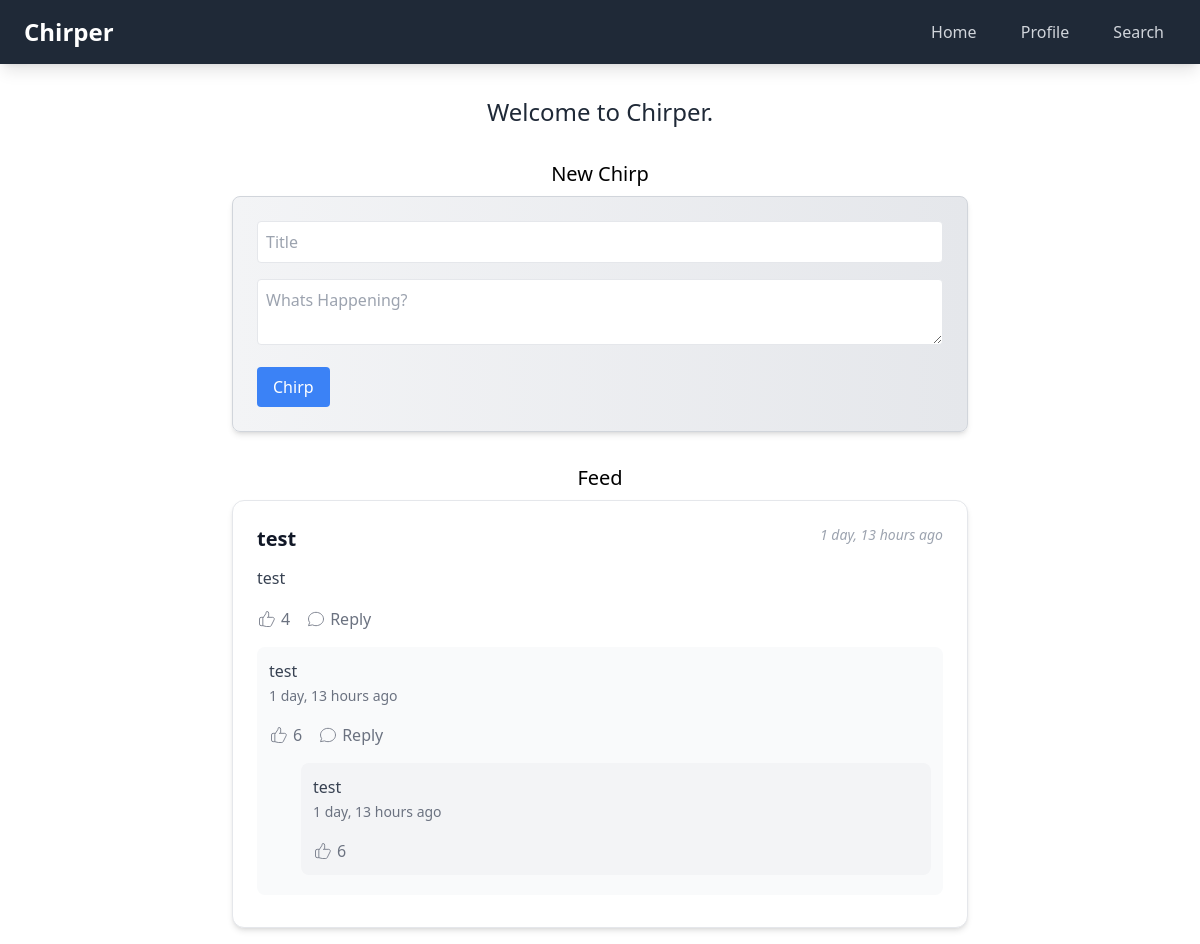
Before: / with the older database file.
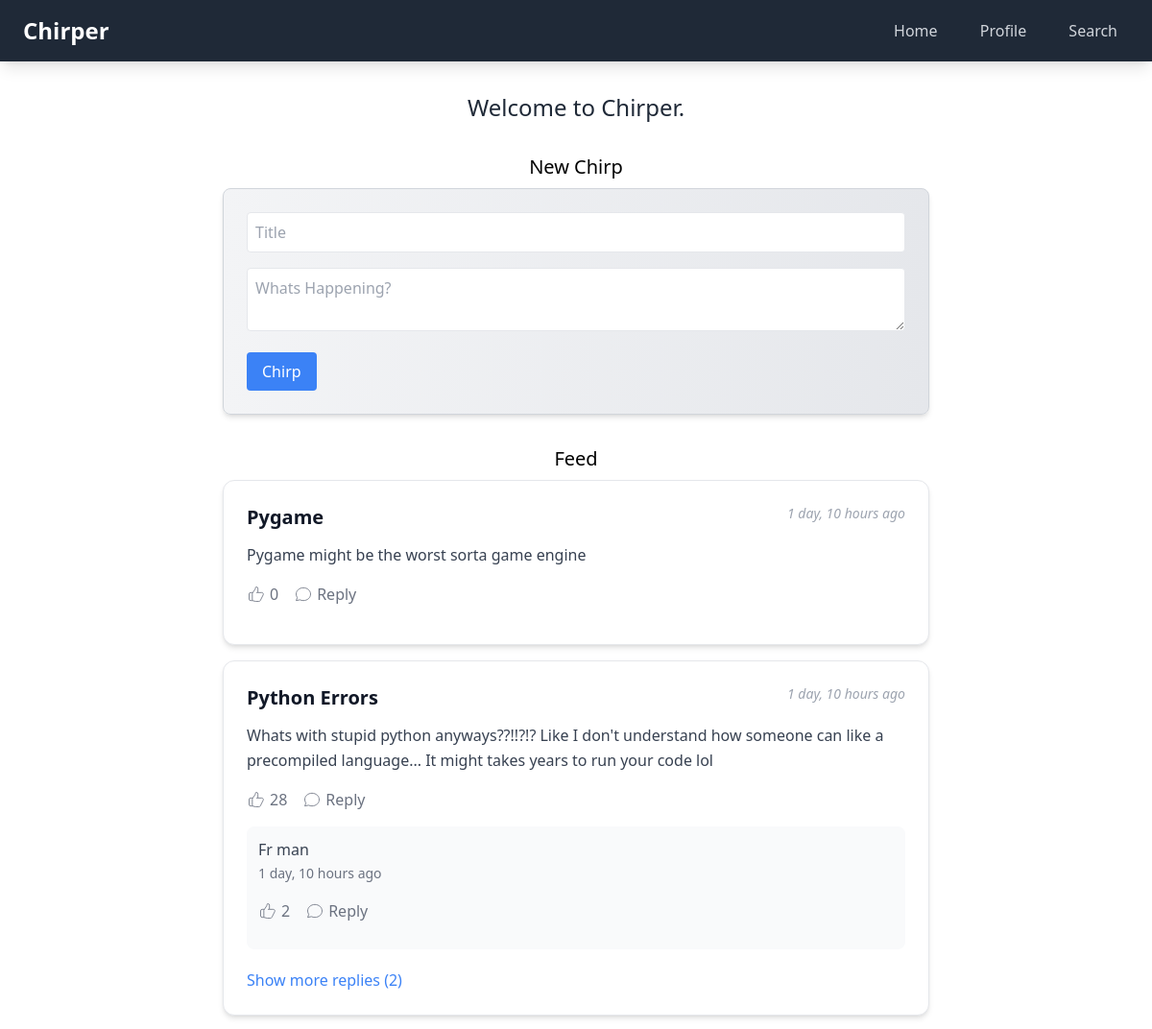
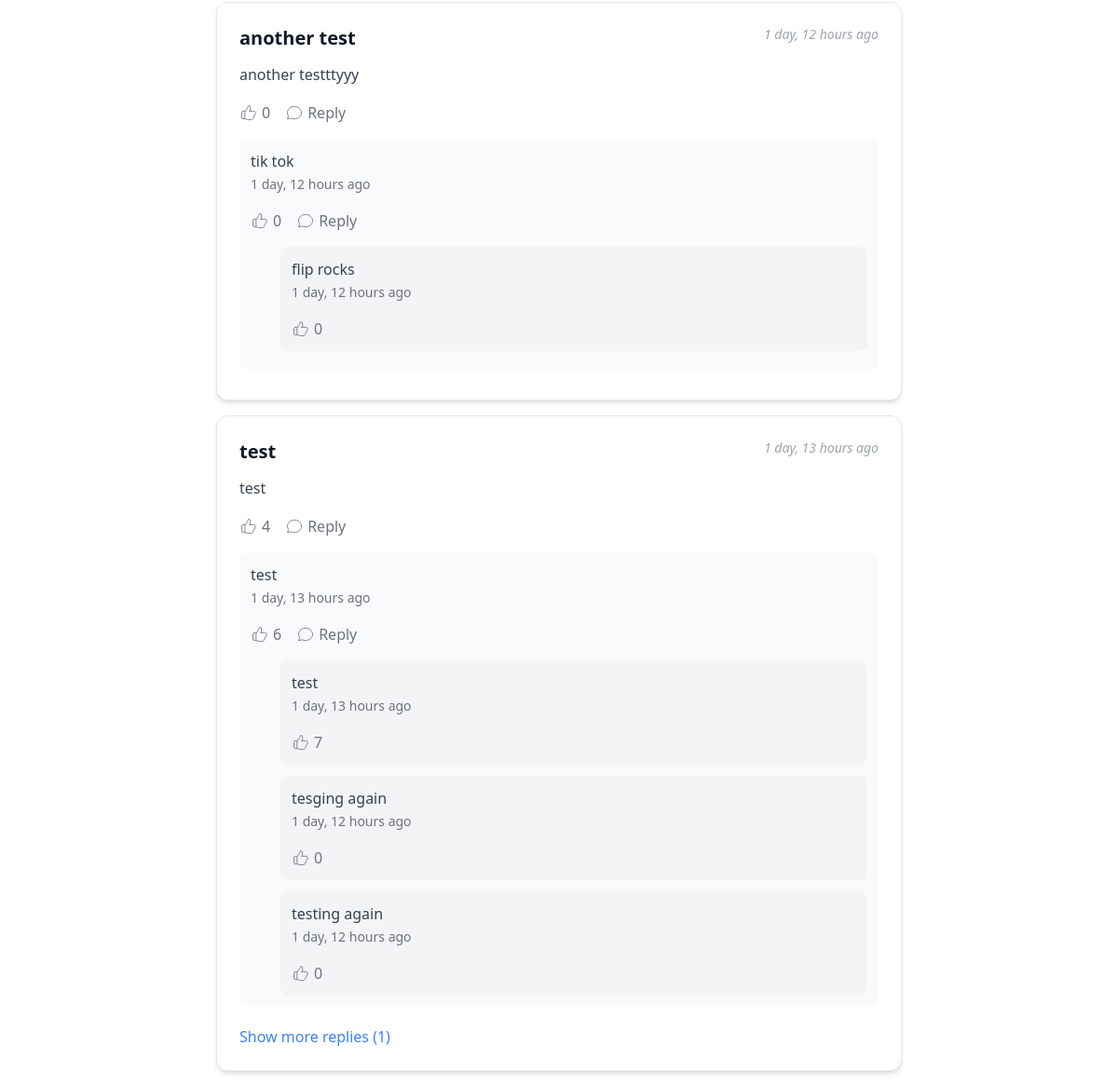
After: the same page with the newer database file (2 pictures, top to bottom).
### Chirper_app/models.py (models this page shows, shortened)
class Chirp(models.Model):
    id = models.UUIDField(primary_key=True, default=uuid.uuid4, editable=False)
    title = models.CharField(max_length=50)
    content = models.TextField(max_length=255)
    created_at = models.DateTimeField(auto_now_add=True)
    like_count = models.IntegerField(default=0)

class Reply(models.Model):
    id = models.UUIDField(primary_key=True, default=uuid.uuid4, editable=False)
    content = models.TextField(max_length=255)
    created_at = models.DateTimeField(auto_now_add=True)
    like_count = models.IntegerField(default=0)
    is_chirp_reply = models.BooleanField(default=True)
    chirp = models.ForeignKey(Chirp, on_delete=models.CASCADE, related_name='replies', null=True, blank=True)
    parent_reply = models.ForeignKey('self', on_delete=models.CASCADE, related_name='replies', null=True, blank=True)

### Chirper_app/views.py (the view)
# urls.py: 2. Add a URL to urlpatterns:  path('', views.home, name='home')
def home(request):
    chirps = Chirp.objects.all().order_by('-created_at')
    return render(request, 'home.html', {
        'chirps' : chirps
    })

### Chirper_app/templates/home.html (shortened to what this page needs)
{% extends 'base.html' %}
{% load static %}
{% block content %}
    <div class="max-w-3xl mx-auto px-4">
        <h1 class="text-gray-800 text-2xl text-center mb-8">Welcome to Chirper.</h1>
        <h3 class="text-black text-xl text-center mb-2">New Chirp</h3>
        <section class="bg-gradient-to-r from-gray-100 to-gray-200 shadow-md mx-auto mb-8 border border-gray-300 rounded-lg p-6 hover:shadow-lg transition-shadow">
            <form hx-post="{% url 'create_chirp' %}" hx-target="#chirp-list">
                <div class="space-y-4">
                    <input type="text" name="title" class="w-full p-2 border rounded" placeholder="Title">
                    <textarea name="content" class="w-full p-2 border rounded" placeholder="Whats Happening?"></textarea>
                    <button class="bg-blue-500 text-white px-4 py-2 rounded hover:bg-blue-600">Chirp</button>
                </div>
            </form>
        </section>
        <h3 class="text-black text-xl text-center mb-2">Feed</h3>
        <div class="space-y-4">
            <div id="chirp-list">
                {% include 'chirp_list.html' %}
            </div>
        </div>
    </div>
{% endblock %}

### Chirper_app/templates/base.html (shortened to what this page needs)
{% load static %}
<!DOCTYPE html>
<html>
<head>
    <script src="https://cdn.tailwindcss.com"></script>
</head>
<body hx-headers='{"X-CSRFToken": "{{ csrf_token }}"}'>
    <nav class="bg-gray-800 p-4 shadow-lg">
        <div class="max-w-6xl mx-auto flex justify-between items-center">
            <a href="{% url 'home' %}" class="text-white text-2xl font-bold hover:text-gray-300">Chirper</a>
            <div class="space-x-4">
                <a href="{% url 'home' %}" class="text-gray-300 hover:text-white px-3 py-2 rounded-md hover:bg-gray-700">Home</a>
                <a href="{% url 'account' %}" class="text-gray-300 hover:text-white px-3 py-2 rounded-md hover:bg-gray-700">Profile</a>
                <a href="{% url 'search' %}" class="text-gray-300 hover:text-white px-3 py-2 rounded-md hover:bg-gray-700">Search</a>
            </div>
        </div>
    </nav>
    <div class="container mx-auto px-4 mt-8">
        {% block content %}
        {% endblock %}
    </div>
</body>
</html>

### Chirper_app/templates/chirp_list.html (shortened to what this page needs)
{% if chirps %}
   {% for chirp in chirps %}
       <div class="bg-white shadow-md hover:shadow-lg transition-all duration-200 border border-gray-200 rounded-xl p-6 mb-4">
           <div class="flex justify-between items-start">
               <h2 class="text-xl font-bold text-gray-900 hover:text-blue-600 transition">{{ chirp.title }}</h2>
               <span class="text-sm text-gray-400 italic">{{ chirp.created_at|timesince }} ago</span>
           </div>
           <p class="text-gray-700 mt-3 leading-relaxed">{{ chirp.content }}</p>
           <div class="flex mt-4 space-x-4">
                <button hx-post="{% url 'like_chirp' chirp.id %}"
                        hx-target=".like_count_{{ chirp.id }}"
                        hx-swap="innerText"
                        class="text-gray-500 hover:text-blue-500 flex items-center space-x-1">
                    <span class="like_count_{{ chirp.id }}">{{ chirp.like_count }}</span>
                </button>
                <button onclick="document.getElementById('reply-form-{{ chirp.id }}').classList.toggle('hidden')"
                        class="text-gray-500 hover:text-blue-500 flex items-center space-x-1">
                    <svg class="w-5 h-5" fill="none" stroke="currentColor" viewBox="0 0 24 24">
                        <path d="M8 12h.01M12 12h.01M16 12h.01M21 12c0 4.418-4.03 8-9 8a9.863 9.863 0 01-4.255-.949L3 20l1.395-3.72C3.512 15.042 3 13.574 3 12c0-4.418 4.03-8 9-8s9 3.582 9 8z"></path>
                    </svg>
                    <span>Reply</span>
                </button>
            </div>
            <div class="replies-{{ chirp.id }}" class="mt-4 space-y-3">
                {% include 'reply_list.html' with replies=chirp.replies.all %}
            </div>
       </div>
   {% endfor %}
{% else %}
   <div class="text-center py-10">
       <p class="text-gray-500 text-lg">No Chirps Yet! 🐦</p>
       <p class="text-gray-400 mt-2">Be the first to share something!</p>
   </div>
{% endif %}

### Chirper_app/templates/reply_list.html (shortened to what this page needs)
<div class="replies-{{ chirp.id }} mt-4 space-y-3">
    {% with replies=chirp.replies.all|dictsort:"created_at" %}
        {% if replies %}
            <div class="bg-gray-50 p-3 rounded-lg mb-2">
                <p class="text-gray-700">{{ replies.0.content }}</p>
                <span class="text-sm text-gray-500">{{ replies.0.created_at|timesince }} ago</span>
                <div class="flex mt-4 space-x-4">
                    <button hx-post="{% url 'like_reply' replies.0.id %}"
                            hx-target=".like_count_{{ replies.0.id }}"
                            hx-swap="innerText"
                            class="text-gray-500 hover:text-blue-500 flex items-center space-x-1">
                        <span class="like_count_{{ replies.0.id }}">{{ replies.0.like_count }}</span>
                    </button>
                    <button onclick="document.getElementById('reply-form-{{ replies.0.id }}').classList.toggle('hidden')"
                            class="text-gray-500 hover:text-blue-500 flex items-center space-x-1">
                        <svg class="w-5 h-5" fill="none" stroke="currentColor" viewBox="0 0 24 24">
                            <path d="M8 12h.01M12 12h.01M16 12h.01M21 12c0 4.418-4.03 8-9 8a9.863 9.863 0 01-4.255-.949L3 20l1.395-3.72C3.512 15.042 3 13.574 3 12c0-4.418 4.03-8 9-8s9 3.582 9 8z"></path>
                        </svg>
                        <span>Reply</span>
                    </button>
                </div>
                {% if replies.0.replies.all %}
                    <div id="nested-replies-{{ replies.0.id }}" class="ml-8 mt-4 space-y-3">
                        {% for nested_reply in replies.0.replies.all|dictsort:"created_at" %}
                            <div class="bg-gray-100 p-3 rounded-lg mb-2">
                                <p class="text-gray-700">{{ nested_reply.content }}</p>
                                <span class="text-sm text-gray-500">{{ nested_reply.created_at|timesince }} ago</span>
                                <div class="flex mt-4 space-x-4">
                                    <button hx-post="{% url 'like_reply' nested_reply.id %}"
                                            hx-target=".like_count_{{ nested_reply.id }}"
                                            hx-swap="innerText"
                                            class="text-gray-500 hover:text-blue-500 flex items-center space-x-1">
                                        <span class="like_count_{{ nested_reply.id }}">{{ nested_reply.like_count }}</span>
                                    </button>
                                </div>
                            </div>
                        {% endfor %}
                    </div>
                {% else %}
                    <div id="nested-replies-{{ replies.0.id }}" class="ml-8 mt-4 space-y-3"></div>
                {% endif %}
            </div>
            {% if replies|length > 1 %}
                <button onclick="document.getElementById('more-replies-{{ chirp.id }}').classList.toggle('hidden')"
                        class="text-blue-500 hover:text-blue-700 mb-2">
                    Show more replies ({{ replies|length|add:"-1" }})
                </button>
            {% endif %}
        {% endif %}
    {% endwith %}
</div>

Changed rows visible on the page:
added Chirp: title "Pygame", created_at "1 day, 10 hours", content "Pygame might be the worst sorta game engine", like_count "0"
added Chirp: title "Python Errors", created_at "1 day, 10 hours", content "Whats with stupid python anyways??!!?!? Like I don't understand how someone can like a precompiled language... It might takes years to run your code lol", like_count "28", replies.0.content "Fr man", replies.0.created_at "1 day, 10 hours", replies.0.like_count "2", replies|length "2"
added Chirp: title "another test", created_at "1 day, 12 hours", content "another testttyyy", like_count "0", replies.0.content "tik tok", replies.0.created_at "1 day, 12 hours", replies.0.like_count "0"
added Reply: content "flip rocks", created_at "1 day, 12 hours", like_count "0", shown under "another test"
shown differently, row unchanged: Chirp "test": replies|length (not shown) → "1"
changed Reply "test": like_count "6" → "7"
added Reply: content "tesging again", created_at "1 day, 12 hours", like_count "0", shown under Chirp "test"
added Reply: content "testing again", created_at "1 day, 12 hours", like_count "0", shown under Chirp "test"
